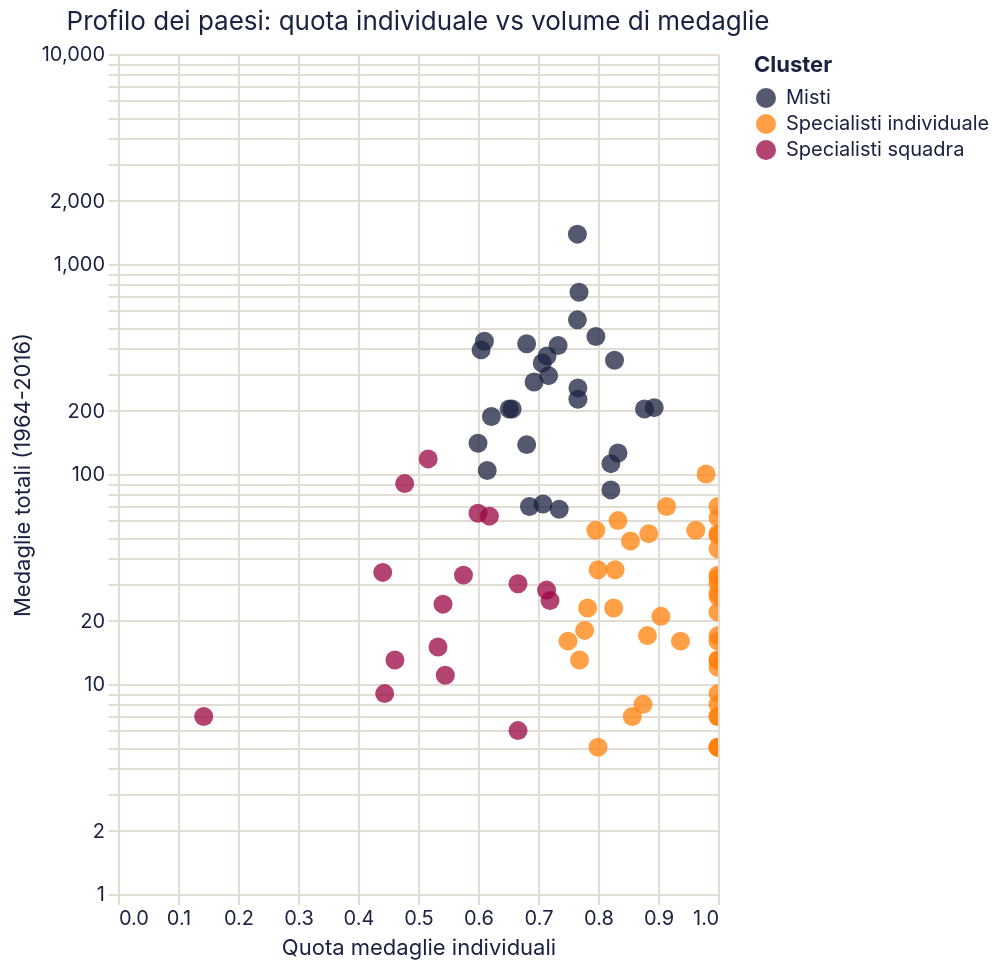

Here is the Vega-Lite specification saved for this chart:
### Vega-Lite specification from a JSON file in a GitHub repository (floating-point values rounded to 4 significant figures)
{"$schema": "https://vega.github.io/schema/vega-lite/v6.4.1.json", "config": {"axis": {"domainColor": "#e2ddd4", "gridColor": "#e2ddd4", "labelColor": "#1b2140", "labelFont": "Inter, system-ui, -apple-system, BlinkMacSystemFont, 'Segoe UI', Roboto, sans-serif", "labelFontWeight": 400, "tickColor": "#e2ddd4", "titleColor": "#1b2140", "titleFont": "Inter, system-ui, -apple-system, BlinkMacSystemFont, 'Segoe UI', Roboto, sans-serif", "titleFontWeight": 400}, "background": "transparent", "bar": {"fill": "#1b2140"}, "font": "Inter, system-ui, -apple-system, BlinkMacSystemFont, 'Segoe UI', Roboto, sans-serif", "header": {"labelColor": "#1b2140", "labelFont": "Inter, system-ui, -apple-system, BlinkMacSystemFont, 'Segoe UI', Roboto, sans-serif", "titleColor": "#1b2140", "titleFont": "Inter, system-ui, -apple-system, BlinkMacSystemFont, 'Segoe UI', Roboto, sans-serif"}, "legend": {"labelColor": "#1b2140", "labelFont": "Inter, system-ui, -apple-system, BlinkMacSystemFont, 'Segoe UI', Roboto, sans-serif", "titleColor": "#1b2140", "titleFont": "Inter, system-ui, -apple-system, BlinkMacSystemFont, 'Segoe UI', Roboto, sans-serif"}, "line": {"stroke": "#1b2140"}, "mark": {"color": "#1b2140"}, "point": {"fill": "#1b2140", "stroke": "#1b2140"}, "range": {"category": ["#1b2140", "#ff8009", "#9a0641"], "heatmap": ["#9a0641", "#1b2140"], "ramp": ["#9a0641", "#1b2140"]}, "text": {"color": "#1b2140", "font": "Inter, system-ui, -apple-system, BlinkMacSystemFont, 'Segoe UI', Roboto, sans-serif"}, "title": {"color": "#1b2140", "font": "Inter, system-ui, -apple-system, BlinkMacSystemFont, 'Segoe UI', Roboto, sans-serif", "fontWeight": 400}, "view": {"stroke": "transparent"}}, "data": {"name": "data-fa6e071487727c9d25b8d385536ac142"}, "datasets": {"data-fa6e071487727c9d25b8d385536ac142": [{"NOC": "ALG", "cluster": 2, "cluster_label": "Specialisti individuale", "log_medaglie_totali": 2.833, "log_pil_procapite": null, "medaglie_individuali": 17, "medaglie_squadra": 0, "medaglie_totali": 17, "pil_procapite_medio": null, "quota_individuale": 1.0}, {"NOC": "ARG", "cluster": 0, "cluster_label": "Specialisti squadra", "log_medaglie_totali": 3.526, "log_pil_procapite": 8.575, "medaglie_individuali": 15, "medaglie_squadra": 19, "medaglie_totali": 34, "pil_procapite_medio": 5298.0, "quota_individuale": 0.4412}, {"NOC": "ARM", "cluster": 2, "cluster_label": "Specialisti individuale", "log_medaglie_totali": 2.773, "log_pil_procapite": 7.543, "medaglie_individuali": 16, "medaglie_squadra": 0, "medaglie_totali": 16, "pil_procapite_medio": 1888.0, "quota_individuale": 1.0}, {"NOC": "AUS", "cluster": 1, "cluster_label": "Misti", "log_medaglie_totali": 5.966, "log_pil_procapite": 9.999, "medaglie_individuali": 236, "medaglie_squadra": 154, "medaglie_totali": 390, "pil_procapite_medio": 22010.0, "quota_individuale": 0.6051}, {"NOC": "AUT", "cluster": 2, "cluster_label": "Specialisti individuale", "log_medaglie_totali": 3.555, "log_pil_procapite": 9.983, "medaglie_individuali": 28, "medaglie_squadra": 7, "medaglie_totali": 35, "pil_procapite_medio": 21650.0, "quota_individuale": 0.8}, {"NOC": "AZE", "cluster": 2, "cluster_label": "Specialisti individuale", "log_medaglie_totali": 3.784, "log_pil_procapite": 7.926, "medaglie_individuali": 44, "medaglie_squadra": 0, "medaglie_totali": 44, "pil_procapite_medio": 2768.0, "quota_individuale": 1.0}, {"NOC": "BAH", "cluster": 0, "cluster_label": "Specialisti squadra", "log_medaglie_totali": 2.565, "log_pil_procapite": null, "medaglie_individuali": 6, "medaglie_squadra": 7, "medaglie_totali": 13, "pil_procapite_medio": null, "quota_individuale": 0.4615}, {"NOC": "BEL", "cluster": 2, "cluster_label": "Specialisti individuale", "log_medaglie_totali": 3.871, "log_pil_procapite": 9.943, "medaglie_individuali": 41, "medaglie_squadra": 7, "medaglie_totali": 48, "pil_procapite_medio": 20800.0, "quota_individuale": 0.8542}, {"NOC": "BLR", "cluster": 1, "cluster_label": "Misti", "log_medaglie_totali": 4.431, "log_pil_procapite": 8.197, "medaglie_individuali": 69, "medaglie_squadra": 15, "medaglie_totali": 84, "pil_procapite_medio": 3629.0, "quota_individuale": 0.8214}, {"NOC": "BRA", "cluster": 0, "cluster_label": "Specialisti squadra", "log_medaglie_totali": 4.771, "log_pil_procapite": 8.254, "medaglie_individuali": 61, "medaglie_squadra": 57, "medaglie_totali": 118, "pil_procapite_medio": 3843.0, "quota_individuale": 0.5169}, {"NOC": "BUL", "cluster": 1, "cluster_label": "Misti", "log_medaglie_totali": 5.318, "log_pil_procapite": null, "medaglie_individuali": 179, "medaglie_squadra": 25, "medaglie_totali": 204, "pil_procapite_medio": null, "quota_individuale": 0.8775}, {"NOC": "CAN", "cluster": 1, "cluster_label": "Misti", "log_medaglie_totali": 5.318, "log_pil_procapite": 9.969, "medaglie_individuali": 134, "medaglie_squadra": 70, "medaglie_totali": 204, "pil_procapite_medio": 21360.0, "quota_individuale": 0.6569}, {"NOC": "CHI", "cluster": 0, "cluster_label": "Specialisti squadra", "log_medaglie_totali": 1.792, "log_pil_procapite": null, "medaglie_individuali": 4, "medaglie_squadra": 2, "medaglie_totali": 6, "pil_procapite_medio": null, "quota_individuale": 0.6667}, {"NOC": "CHN", "cluster": 1, "cluster_label": "Misti", "log_medaglie_totali": 6.295, "log_pil_procapite": 7.498, "medaglie_individuali": 415, "medaglie_squadra": 127, "medaglie_totali": 542, "pil_procapite_medio": 1804.0, "quota_individuale": 0.7657}, {"NOC": "CMR", "cluster": 2, "cluster_label": "Specialisti individuale", "log_medaglie_totali": 1.609, "log_pil_procapite": 6.716, "medaglie_individuali": 4, "medaglie_squadra": 1, "medaglie_totali": 5, "pil_procapite_medio": 825.8, "quota_individuale": 0.8}, {"NOC": "COL", "cluster": 2, "cluster_label": "Specialisti individuale", "log_medaglie_totali": 3.296, "log_pil_procapite": 7.822, "medaglie_individuali": 27, "medaglie_squadra": 0, "medaglie_totali": 27, "pil_procapite_medio": 2494.0, "quota_individuale": 1.0}, {"NOC": "CRO", "cluster": 0, "cluster_label": "Specialisti squadra", "log_medaglie_totali": 3.497, "log_pil_procapite": null, "medaglie_individuali": 19, "medaglie_squadra": 14, "medaglie_totali": 33, "pil_procapite_medio": null, "quota_individuale": 0.5758}, {"NOC": "CUB", "cluster": 1, "cluster_label": "Misti", "log_medaglie_totali": 5.333, "log_pil_procapite": 8.114, "medaglie_individuali": 185, "medaglie_squadra": 22, "medaglie_totali": 207, "pil_procapite_medio": 3342.0, "quota_individuale": 0.8937}, {"NOC": "CZE", "cluster": 2, "cluster_label": "Specialisti individuale", "log_medaglie_totali": 3.989, "log_pil_procapite": 9.427, "medaglie_individuali": 43, "medaglie_squadra": 11, "medaglie_totali": 54, "pil_procapite_medio": 12420.0, "quota_individuale": 0.7963}, {"NOC": "DEN", "cluster": 0, "cluster_label": "Specialisti squadra", "log_medaglie_totali": 4.5, "log_pil_procapite": null, "medaglie_individuali": 43, "medaglie_squadra": 47, "medaglie_totali": 90, "pil_procapite_medio": null, "quota_individuale": 0.4778}, {"NOC": "DOM", "cluster": 2, "cluster_label": "Specialisti individuale", "log_medaglie_totali": 1.946, "log_pil_procapite": 7.78, "medaglie_individuali": 7, "medaglie_squadra": 0, "medaglie_totali": 7, "pil_procapite_medio": 2393.0, "quota_individuale": 1.0}, {"NOC": "EGY", "cluster": 2, "cluster_label": "Specialisti individuale", "log_medaglie_totali": 2.485, "log_pil_procapite": 6.953, "medaglie_individuali": 12, "medaglie_squadra": 0, "medaglie_totali": 12, "pil_procapite_medio": 1046.0, "quota_individuale": 1.0}, {"NOC": "ESP", "cluster": 1, "cluster_label": "Misti", "log_medaglie_totali": 4.942, "log_pil_procapite": 9.488, "medaglie_individuali": 84, "medaglie_squadra": 56, "medaglie_totali": 140, "pil_procapite_medio": 13200.0, "quota_individuale": 0.6}, {"NOC": "EST", "cluster": 2, "cluster_label": "Specialisti individuale", "log_medaglie_totali": 2.565, "log_pil_procapite": 9.357, "medaglie_individuali": 10, "medaglie_squadra": 3, "medaglie_totali": 13, "pil_procapite_medio": 11580.0, "quota_individuale": 0.7692}, {"NOC": "ETH", "cluster": 2, "cluster_label": "Specialisti individuale", "log_medaglie_totali": 3.951, "log_pil_procapite": 5.444, "medaglie_individuali": 52, "medaglie_squadra": 0, "medaglie_totali": 52, "pil_procapite_medio": 231.4, "quota_individuale": 1.0}, {"NOC": "EUN", "cluster": 1, "cluster_label": "Misti", "log_medaglie_totali": 4.718, "log_pil_procapite": null, "medaglie_individuali": 92, "medaglie_squadra": 20, "medaglie_totali": 112, "pil_procapite_medio": null, "quota_individuale": 0.8214}, {"NOC": "FIN", "cluster": 2, "cluster_label": "Specialisti individuale", "log_medaglie_totali": 4.248, "log_pil_procapite": 9.993, "medaglie_individuali": 64, "medaglie_squadra": 6, "medaglie_totali": 70, "pil_procapite_medio": 21870.0, "quota_individuale": 0.9143}, {"NOC": "FRA", "cluster": 1, "cluster_label": "Misti", "log_medaglie_totali": 5.9, "log_pil_procapite": 9.891, "medaglie_individuali": 261, "medaglie_squadra": 104, "medaglie_totali": 365, "pil_procapite_medio": 19750.0, "quota_individuale": 0.7151}, {"NOC": "FRG", "cluster": 1, "cluster_label": "Misti", "log_medaglie_totali": 5.318, "log_pil_procapite": null, "medaglie_individuali": 133, "medaglie_squadra": 71, "medaglie_totali": 204, "pil_procapite_medio": null, "quota_individuale": 0.652}, {"NOC": "GBR", "cluster": 1, "cluster_label": "Misti", "log_medaglie_totali": 6.033, "log_pil_procapite": 9.917, "medaglie_individuali": 284, "medaglie_squadra": 133, "medaglie_totali": 417, "pil_procapite_medio": 20260.0, "quota_individuale": 0.6811}, {"NOC": "GDR", "cluster": 1, "cluster_label": "Misti", "log_medaglie_totali": 6.014, "log_pil_procapite": null, "medaglie_individuali": 300, "medaglie_squadra": 109, "medaglie_totali": 409, "pil_procapite_medio": null, "quota_individuale": 0.7335}, {"NOC": "GEO", "cluster": 2, "cluster_label": "Specialisti individuale", "log_medaglie_totali": 3.466, "log_pil_procapite": 7.694, "medaglie_individuali": 32, "medaglie_squadra": 0, "medaglie_totali": 32, "pil_procapite_medio": 2195.0, "quota_individuale": 1.0}, {"NOC": "GER", "cluster": 1, "cluster_label": "Misti", "log_medaglie_totali": 6.061, "log_pil_procapite": 9.964, "medaglie_individuali": 262, "medaglie_squadra": 167, "medaglie_totali": 429, "pil_procapite_medio": 21250.0, "quota_individuale": 0.6107}, {"NOC": "GRE", "cluster": 2, "cluster_label": "Specialisti individuale", "log_medaglie_totali": 4.094, "log_pil_procapite": null, "medaglie_individuali": 50, "medaglie_squadra": 10, "medaglie_totali": 60, "pil_procapite_medio": null, "quota_individuale": 0.8333}, {"NOC": "HUN", "cluster": 1, "cluster_label": "Misti", "log_medaglie_totali": 5.684, "log_pil_procapite": 8.726, "medaglie_individuali": 211, "medaglie_squadra": 83, "medaglie_totali": 294, "pil_procapite_medio": 6162.0, "quota_individuale": 0.7177}, {"NOC": "INA", "cluster": 0, "cluster_label": "Specialisti squadra", "log_medaglie_totali": 3.401, "log_pil_procapite": null, "medaglie_individuali": 20, "medaglie_squadra": 10, "medaglie_totali": 30, "pil_procapite_medio": null, "quota_individuale": 0.6667}, {"NOC": "IND", "cluster": 2, "cluster_label": "Specialisti individuale", "log_medaglie_totali": 2.89, "log_pil_procapite": 6.31, "medaglie_individuali": 14, "medaglie_squadra": 4, "medaglie_totali": 18, "pil_procapite_medio": 550.2, "quota_individuale": 0.7778}, {"NOC": "IOA", "cluster": 2, "cluster_label": "Specialisti individuale", "log_medaglie_totali": 1.609, "log_pil_procapite": null, "medaglie_individuali": 5, "medaglie_squadra": 0, "medaglie_totali": 5, "pil_procapite_medio": null, "quota_individuale": 1.0}, {"NOC": "IRI", "cluster": 2, "cluster_label": "Specialisti individuale", "log_medaglie_totali": 3.932, "log_pil_procapite": null, "medaglie_individuali": 51, "medaglie_squadra": 0, "medaglie_totali": 51, "pil_procapite_medio": null, "quota_individuale": 1.0}, {"NOC": "IRL", "cluster": 2, "cluster_label": "Specialisti individuale", "log_medaglie_totali": 3.045, "log_pil_procapite": 10.05, "medaglie_individuali": 19, "medaglie_squadra": 2, "medaglie_totali": 21, "pil_procapite_medio": 23040.0, "quota_individuale": 0.9048}, {"NOC": "ISR", "cluster": 2, "cluster_label": "Specialisti individuale", "log_medaglie_totali": 2.197, "log_pil_procapite": 9.642, "medaglie_individuali": 9, "medaglie_squadra": 0, "medaglie_totali": 9, "pil_procapite_medio": 15400.0, "quota_individuale": 1.0}, {"NOC": "ITA", "cluster": 1, "cluster_label": "Misti", "log_medaglie_totali": 5.823, "log_pil_procapite": 9.741, "medaglie_individuali": 239, "medaglie_squadra": 99, "medaglie_totali": 338, "pil_procapite_medio": 17000.0, "quota_individuale": 0.7071}, {"NOC": "JAM", "cluster": 1, "cluster_label": "Misti", "log_medaglie_totali": 4.22, "log_pil_procapite": 7.827, "medaglie_individuali": 50, "medaglie_squadra": 18, "medaglie_totali": 68, "pil_procapite_medio": 2507.0, "quota_individuale": 0.7353}, {"NOC": "JPN", "cluster": 1, "cluster_label": "Misti", "log_medaglie_totali": 5.852, "log_pil_procapite": 10.02, "medaglie_individuali": 288, "medaglie_squadra": 60, "medaglie_totali": 348, "pil_procapite_medio": 22540.0, "quota_individuale": 0.8276}, {"NOC": "KAZ", "cluster": 2, "cluster_label": "Specialisti individuale", "log_medaglie_totali": 4.248, "log_pil_procapite": 8.511, "medaglie_individuali": 70, "medaglie_squadra": 0, "medaglie_totali": 70, "pil_procapite_medio": 4968.0, "quota_individuale": 1.0}, {"NOC": "KEN", "cluster": 2, "cluster_label": "Specialisti individuale", "log_medaglie_totali": 4.605, "log_pil_procapite": 6.281, "medaglie_individuali": 98, "medaglie_squadra": 2, "medaglie_totali": 100, "pil_procapite_medio": 534.3, "quota_individuale": 0.98}, {"NOC": "KOR", "cluster": 1, "cluster_label": "Misti", "log_medaglie_totali": 5.549, "log_pil_procapite": 9.246, "medaglie_individuali": 197, "medaglie_squadra": 60, "medaglie_totali": 257, "pil_procapite_medio": 10370.0, "quota_individuale": 0.7665}, {"NOC": "LAT", "cluster": 2, "cluster_label": "Specialisti individuale", "log_medaglie_totali": 2.773, "log_pil_procapite": null, "medaglie_individuali": 15, "medaglie_squadra": 1, "medaglie_totali": 16, "pil_procapite_medio": null, "quota_individuale": 0.9375}, {"NOC": "LTU", "cluster": 0, "cluster_label": "Specialisti squadra", "log_medaglie_totali": 3.219, "log_pil_procapite": 9.124, "medaglie_individuali": 18, "medaglie_squadra": 7, "medaglie_totali": 25, "pil_procapite_medio": 9176.0, "quota_individuale": 0.72}, {"NOC": "MAR", "cluster": 2, "cluster_label": "Specialisti individuale", "log_medaglie_totali": 3.091, "log_pil_procapite": 7.263, "medaglie_individuali": 22, "medaglie_squadra": 0, "medaglie_totali": 22, "pil_procapite_medio": 1426.0, "quota_individuale": 1.0}, {"NOC": "MAS", "cluster": 0, "cluster_label": "Specialisti squadra", "log_medaglie_totali": 2.398, "log_pil_procapite": null, "medaglie_individuali": 6, "medaglie_squadra": 5, "medaglie_totali": 11, "pil_procapite_medio": null, "quota_individuale": 0.5455}, {"NOC": "MDA", "cluster": 2, "cluster_label": "Specialisti individuale", "log_medaglie_totali": 1.946, "log_pil_procapite": 7.411, "medaglie_individuali": 6, "medaglie_squadra": 1, "medaglie_totali": 7, "pil_procapite_medio": 1654.0, "quota_individuale": 0.8571}, {"NOC": "MEX", "cluster": 2, "cluster_label": "Specialisti individuale", "log_medaglie_totali": 3.951, "log_pil_procapite": 8.455, "medaglie_individuali": 46, "medaglie_squadra": 6, "medaglie_totali": 52, "pil_procapite_medio": 4698.0, "quota_individuale": 0.8846}, {"NOC": "MGL", "cluster": 2, "cluster_label": "Specialisti individuale", "log_medaglie_totali": 3.258, "log_pil_procapite": null, "medaglie_individuali": 26, "medaglie_squadra": 0, "medaglie_totali": 26, "pil_procapite_medio": null, "quota_individuale": 1.0}, {"NOC": "NED", "cluster": 1, "cluster_label": "Misti", "log_medaglie_totali": 5.236, "log_pil_procapite": null, "medaglie_individuali": 117, "medaglie_squadra": 71, "medaglie_totali": 188, "pil_procapite_medio": null, "quota_individuale": 0.6223}, {"NOC": "NGR", "cluster": 0, "cluster_label": "Specialisti squadra", "log_medaglie_totali": 3.178, "log_pil_procapite": null, "medaglie_individuali": 13, "medaglie_squadra": 11, "medaglie_totali": 24, "pil_procapite_medio": null, "quota_individuale": 0.5417}, {"NOC": "NOR", "cluster": 0, "cluster_label": "Specialisti squadra", "log_medaglie_totali": 4.143, "log_pil_procapite": 10.47, "medaglie_individuali": 39, "medaglie_squadra": 24, "medaglie_totali": 63, "pil_procapite_medio": 35170.0, "quota_individuale": 0.619}, {"NOC": "NZL", "cluster": 1, "cluster_label": "Misti", "log_medaglie_totali": 4.644, "log_pil_procapite": 9.676, "medaglie_individuali": 64, "medaglie_squadra": 40, "medaglie_totali": 104, "pil_procapite_medio": 15930.0, "quota_individuale": 0.6154}, {"NOC": "PAK", "cluster": 0, "cluster_label": "Specialisti squadra", "log_medaglie_totali": 1.946, "log_pil_procapite": 6.26, "medaglie_individuali": 1, "medaglie_squadra": 6, "medaglie_totali": 7, "pil_procapite_medio": 523.2, "quota_individuale": 0.1429}, {"NOC": "PHI", "cluster": 2, "cluster_label": "Specialisti individuale", "log_medaglie_totali": 1.609, "log_pil_procapite": null, "medaglie_individuali": 5, "medaglie_squadra": 0, "medaglie_totali": 5, "pil_procapite_medio": null, "quota_individuale": 1.0}, {"NOC": "POL", "cluster": 1, "cluster_label": "Misti", "log_medaglie_totali": 5.425, "log_pil_procapite": 8.987, "medaglie_individuali": 174, "medaglie_squadra": 53, "medaglie_totali": 227, "pil_procapite_medio": 7995.0, "quota_individuale": 0.7665}, {"NOC": "POR", "cluster": 2, "cluster_label": "Specialisti individuale", "log_medaglie_totali": 2.833, "log_pil_procapite": null, "medaglie_individuali": 15, "medaglie_squadra": 2, "medaglie_totali": 17, "pil_procapite_medio": null, "quota_individuale": 0.8824}, {"NOC": "PRK", "cluster": 2, "cluster_label": "Specialisti individuale", "log_medaglie_totali": 3.989, "log_pil_procapite": null, "medaglie_individuali": 52, "medaglie_squadra": 2, "medaglie_totali": 54, "pil_procapite_medio": null, "quota_individuale": 0.963}, {"NOC": "PUR", "cluster": 2, "cluster_label": "Specialisti individuale", "log_medaglie_totali": 2.079, "log_pil_procapite": null, "medaglie_individuali": 8, "medaglie_squadra": 0, "medaglie_totali": 8, "pil_procapite_medio": null, "quota_individuale": 1.0}, {"NOC": "QAT", "cluster": 2, "cluster_label": "Specialisti individuale", "log_medaglie_totali": 1.609, "log_pil_procapite": 10.44, "medaglie_individuali": 5, "medaglie_squadra": 0, "medaglie_totali": 5, "pil_procapite_medio": 34170.0, "quota_individuale": 1.0}, {"NOC": "ROU", "cluster": 1, "cluster_label": "Misti", "log_medaglie_totali": 5.613, "log_pil_procapite": 8.491, "medaglie_individuali": 190, "medaglie_squadra": 84, "medaglie_totali": 274, "pil_procapite_medio": 4870.0, "quota_individuale": 0.6934}, {"NOC": "RSA", "cluster": 2, "cluster_label": "Specialisti individuale", "log_medaglie_totali": 3.555, "log_pil_procapite": null, "medaglie_individuali": 29, "medaglie_squadra": 6, "medaglie_totali": 35, "pil_procapite_medio": null, "quota_individuale": 0.8286}, {"NOC": "RUS", "cluster": 1, "cluster_label": "Misti", "log_medaglie_totali": 6.114, "log_pil_procapite": 8.792, "medaglie_individuali": 360, "medaglie_squadra": 92, "medaglie_totali": 452, "pil_procapite_medio": 6581.0, "quota_individuale": 0.7965}, {"NOC": "SCG", "cluster": 0, "cluster_label": "Specialisti squadra", "log_medaglie_totali": 2.197, "log_pil_procapite": null, "medaglie_individuali": 4, "medaglie_squadra": 5, "medaglie_totali": 9, "pil_procapite_medio": null, "quota_individuale": 0.4444}, {"NOC": "SLO", "cluster": 2, "cluster_label": "Specialisti individuale", "log_medaglie_totali": 3.135, "log_pil_procapite": null, "medaglie_individuali": 18, "medaglie_squadra": 5, "medaglie_totali": 23, "pil_procapite_medio": null, "quota_individuale": 0.7826}, {"NOC": "SRB", "cluster": 0, "cluster_label": "Specialisti squadra", "log_medaglie_totali": 2.708, "log_pil_procapite": 8.432, "medaglie_individuali": 8, "medaglie_squadra": 7, "medaglie_totali": 15, "pil_procapite_medio": 4592.0, "quota_individuale": 0.5333}, {"NOC": "SUI", "cluster": 1, "cluster_label": "Misti", "log_medaglie_totali": 4.248, "log_pil_procapite": null, "medaglie_individuali": 48, "medaglie_squadra": 22, "medaglie_totali": 70, "pil_procapite_medio": null, "quota_individuale": 0.6857}, {"NOC": "SVK", "cluster": 0, "cluster_label": "Specialisti squadra", "log_medaglie_totali": 3.332, "log_pil_procapite": 9.27, "medaglie_individuali": 20, "medaglie_squadra": 8, "medaglie_totali": 28, "pil_procapite_medio": 10620.0, "quota_individuale": 0.7143}, {"NOC": "SWE", "cluster": 1, "cluster_label": "Misti", "log_medaglie_totali": 4.927, "log_pil_procapite": 10.17, "medaglie_individuali": 94, "medaglie_squadra": 44, "medaglie_totali": 138, "pil_procapite_medio": 26070.0, "quota_individuale": 0.6812}, {"NOC": "TCH", "cluster": 1, "cluster_label": "Misti", "log_medaglie_totali": 4.277, "log_pil_procapite": null, "medaglie_individuali": 51, "medaglie_squadra": 21, "medaglie_totali": 72, "pil_procapite_medio": null, "quota_individuale": 0.7083}, {"NOC": "THA", "cluster": 2, "cluster_label": "Specialisti individuale", "log_medaglie_totali": 3.401, "log_pil_procapite": 7.653, "medaglie_individuali": 30, "medaglie_squadra": 0, "medaglie_totali": 30, "pil_procapite_medio": 2107.0, "quota_individuale": 1.0}, {"NOC": "TPE", "cluster": 2, "cluster_label": "Specialisti individuale", "log_medaglie_totali": 3.135, "log_pil_procapite": null, "medaglie_individuali": 19, "medaglie_squadra": 4, "medaglie_totali": 23, "pil_procapite_medio": null, "quota_individuale": 0.8261}, {"NOC": "TTO", "cluster": 2, "cluster_label": "Specialisti individuale", "log_medaglie_totali": 2.773, "log_pil_procapite": 8.879, "medaglie_individuali": 12, "medaglie_squadra": 4, "medaglie_totali": 16, "pil_procapite_medio": 7180.0, "quota_individuale": 0.75}, {"NOC": "TUN", "cluster": 2, "cluster_label": "Specialisti individuale", "log_medaglie_totali": 2.565, "log_pil_procapite": 7.528, "medaglie_individuali": 13, "medaglie_squadra": 0, "medaglie_totali": 13, "pil_procapite_medio": 1860.0, "quota_individuale": 1.0}, {"NOC": "TUR", "cluster": 2, "cluster_label": "Specialisti individuale", "log_medaglie_totali": 4.127, "log_pil_procapite": 8.294, "medaglie_individuali": 62, "medaglie_squadra": 0, "medaglie_totali": 62, "pil_procapite_medio": 3998.0, "quota_individuale": 1.0}, {"NOC": "UGA", "cluster": 2, "cluster_label": "Specialisti individuale", "log_medaglie_totali": 1.946, "log_pil_procapite": 5.759, "medaglie_individuali": 7, "medaglie_squadra": 0, "medaglie_totali": 7, "pil_procapite_medio": 317.2, "quota_individuale": 1.0}, {"NOC": "UKR", "cluster": 1, "cluster_label": "Misti", "log_medaglie_totali": 4.836, "log_pil_procapite": 7.562, "medaglie_individuali": 105, "medaglie_squadra": 21, "medaglie_totali": 126, "pil_procapite_medio": 1923.0, "quota_individuale": 0.8333}, {"NOC": "URS", "cluster": 1, "cluster_label": "Misti", "log_medaglie_totali": 6.599, "log_pil_procapite": null, "medaglie_individuali": 564, "medaglie_squadra": 170, "medaglie_totali": 734, "pil_procapite_medio": null, "quota_individuale": 0.7684}, {"NOC": "USA", "cluster": 1, "cluster_label": "Misti", "log_medaglie_totali": 7.235, "log_pil_procapite": 10.17, "medaglie_individuali": 1062, "medaglie_squadra": 325, "medaglie_totali": 1387, "pil_procapite_medio": 26070.0, "quota_individuale": 0.7657}, {"NOC": "UZB", "cluster": 2, "cluster_label": "Specialisti individuale", "log_medaglie_totali": 3.497, "log_pil_procapite": 6.977, "medaglie_individuali": 33, "medaglie_squadra": 0, "medaglie_totali": 33, "pil_procapite_medio": 1072.0, "quota_individuale": 1.0}, {"NOC": "VEN", "cluster": 2, "cluster_label": "Specialisti individuale", "log_medaglie_totali": 2.565, "log_pil_procapite": 8.252, "medaglie_individuali": 13, "medaglie_squadra": 0, "medaglie_totali": 13, "pil_procapite_medio": 3836.0, "quota_individuale": 1.0}, {"NOC": "YUG", "cluster": 0, "cluster_label": "Specialisti squadra", "log_medaglie_totali": 4.174, "log_pil_procapite": null, "medaglie_individuali": 39, "medaglie_squadra": 26, "medaglie_totali": 65, "pil_procapite_medio": null, "quota_individuale": 0.6}, {"NOC": "ZIM", "cluster": 2, "cluster_label": "Specialisti individuale", "log_medaglie_totali": 2.079, "log_pil_procapite": 6.641, "medaglie_individuali": 7, "medaglie_squadra": 1, "medaglie_totali": 8, "pil_procapite_medio": 765.7, "quota_individuale": 0.875}]}, "encoding": {"color": {"field": "cluster_label", "title": "Cluster", "type": "nominal"}, "tooltip": [{"field": "NOC", "type": "nominal"}, {"field": "cluster_label", "type": "nominal"}, {"field": "medaglie_totali", "type": "quantitative"}, {"field": "quota_individuale", "format": ".2f", "type": "quantitative"}, {"field": "pil_procapite_medio", "format": ",.0f", "title": "PIL pro capite medio", "type": "quantitative"}], "x": {"field": "quota_individuale", "scale": {"domain": [0, 1]}, "title": "Quota medaglie individuali", "type": "quantitative"}, "y": {"field": "medaglie_totali", "scale": {"type": "log"}, "title": "Medaglie totali (1964-2016)", "type": "quantitative"}}, "height": 420, "mark": {"opacity": 0.75, "size": 90, "type": "circle"}, "params": [{"bind": "scales", "name": "param_1e9efca18e7a2868", "select": {"encodings": ["x", "y"], "type": "interval"}}], "title": "Profilo dei paesi: quota individuale vs volume di medaglie", "width": "container"}
